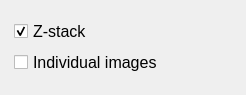
                            <widget class="QWidget" name="scrollAreaWidgetContents_4">
                             <property name="geometry">
                              <rect>
                               <x>0</x>
                               <y>0</y>
                               <width>246</width>
                               <height>95</height>
                              </rect>
                             </property>
                             <layout class="QGridLayout" name="gridLayout_14">
                              <item row="0" column="0">
                               <widget class="QWidget" name="widget_4" native="true">
                                <layout class="QGridLayout" name="gridLayout_15">
                                 <property name="leftMargin">
                                  <number>3</number>
                                 </property>
                                 <property name="topMargin">
                                  <number>3</number>
                                 </property>
                                 <property name="rightMargin">
                                  <number>3</number>
                                 </property>
                                 <property name="bottomMargin">
                                  <number>3</number>
                                 </property>
                                 <property name="verticalSpacing">
                                  <number>1</number>
                                 </property>
                                 <item row="0" column="0">
                                  <widget class="QCheckBox" name="checkBox_15">
                                   <property name="font">
                                    <font>
                                     <family>Arial</family>
                                     <pointsize>12</pointsize>
                                    </font>
                                   </property>
                                   <property name="autoFillBackground">
                                    <bool>false</bool>
                                   </property>
                                   <property name="text">
                                    <string>Z-stack</string>
                                   </property>
                                   <property name="checked">
                                    <bool>true</bool>
                                   </property>
                                  </widget>
                                 </item>
                                 <item row="1" column="0">
                                  <widget class="QCheckBox" name="checkBox_16">
                                   <property name="font">
                                    <font>
                                     <family>Arial</family>
                                     <pointsize>12</pointsize>
                                    </font>
                                   </property>
                                   <property name="text">
                                    <string>Individual images</string>
                                   </property>
                                   <property name="checked">
                                    <bool>false</bool>
                                   </property>
                                  </widget>
                                 </item>
                                </layout>
                               </widget>
                              </item>
                             </layout>
                            </widget>
